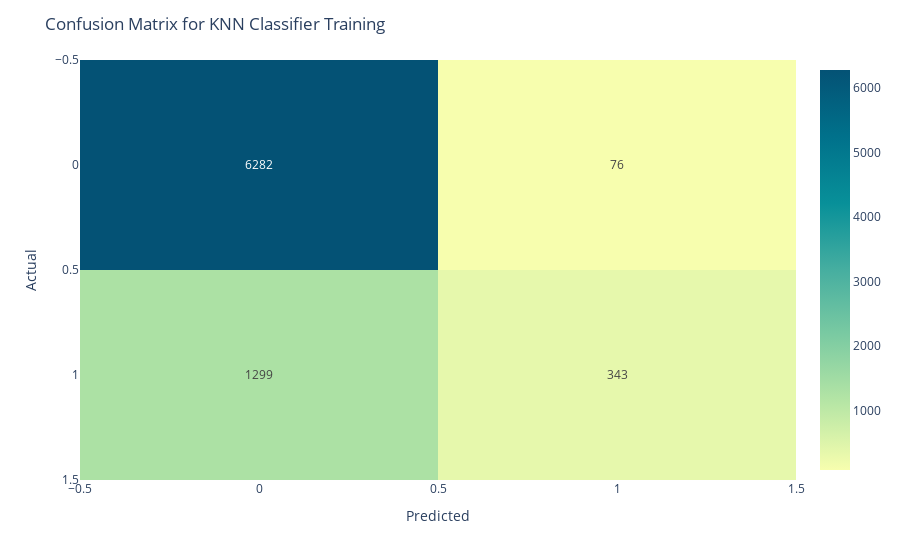

Notebook code for this chart:
### Code cell
#plotting a Crosstab for the KNN Classifier
import plotly
from sklearn.metrics import confusion_matrix
import plotly.express as px

heatmap = px.imshow(confusion_matrix(y_train,train_pred)
,aspect="auto",text_auto=True,color_continuous_scale="bluyl")
heatmap.update_layout(title = "Confusion Matrix for KNN Classifier Training")
heatmap.update_xaxes(title="Predicted")
heatmap.update_yaxes(title="Actual")
heatmap.show()

### Figure 1 — Plotly figure (JSON) as saved in the notebook; plotly's stock layout.template omitted (floating-point values rounded to 4 significant figures)
{"data": [{"coloraxis": "coloraxis", "hovertemplate": "x: %{x}<br>y: %{y}<br>color: %{z}<extra></extra>", "name": "0", "texttemplate": "%{z}", "type": "heatmap", "xaxis": "x", "yaxis": "y", "z": [[6282, 76], [1299, 343]]}], "layout": {"coloraxis": {"colorscale": [[0, "rgb(247, 254, 174)"], [0.1667, "rgb(183, 230, 165)"], [0.3333, "rgb(124, 203, 162)"], [0.5, "rgb(70, 174, 160)"], [0.6667, "rgb(8, 144, 153)"], [0.8333, "rgb(0, 113, 139)"], [1, "rgb(4, 82, 117)"]]}, "margin": {"t": 60}, "title": {"text": "Confusion Matrix for KNN Classifier Training"}, "xaxis": {"anchor": "y", "domain": [0, 1], "title": {"text": "Predicted"}}, "yaxis": {"anchor": "x", "autorange": "reversed", "domain": [0, 1], "title": {"text": "Actual"}}}}
